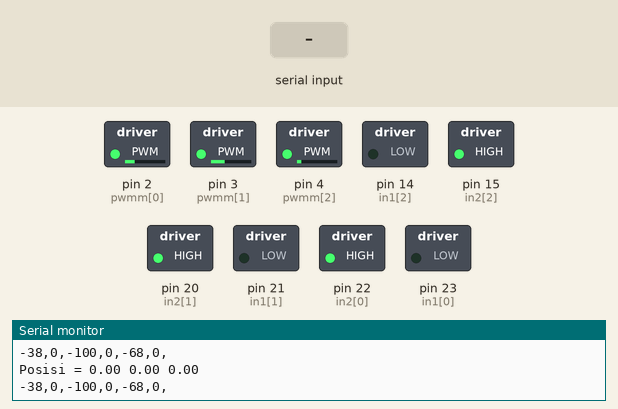
Recording of a sketch running on a simulated Arduino Mega 2560, built with avr-gcc and run on an emulated ATmega2560. Parts: switched loads named in the sketch (green lamp = pin HIGH), the last lines printed to the serial monitor. Inputs (shaded band) come from the test bench.

Above: at 7.25 s.
7.3 s: "," received over Serial
At 7.75 s:
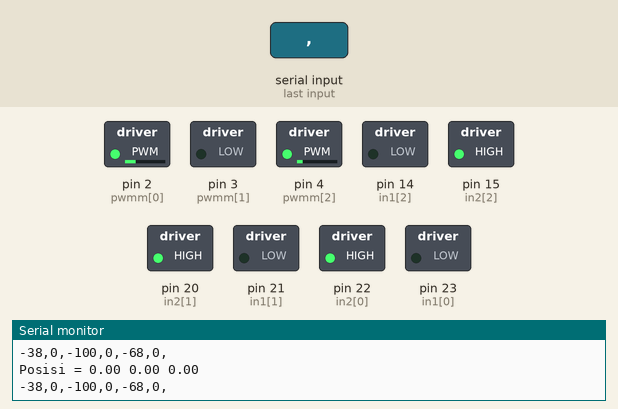
10.3 s: "90,45,200\n" received over Serial
At 10.45 s:
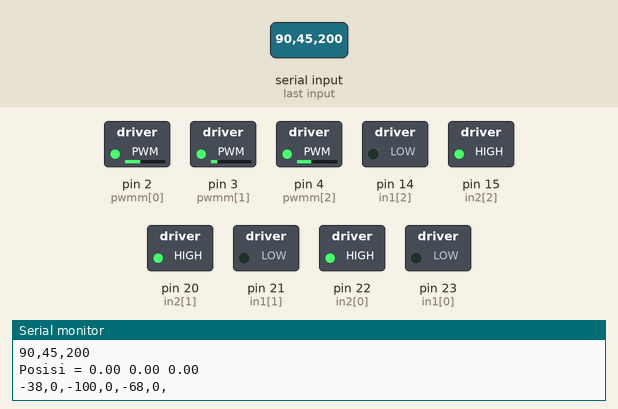
Timing chart, 0 to 25.3 s (numbered marks = the images above; inputs shaded):
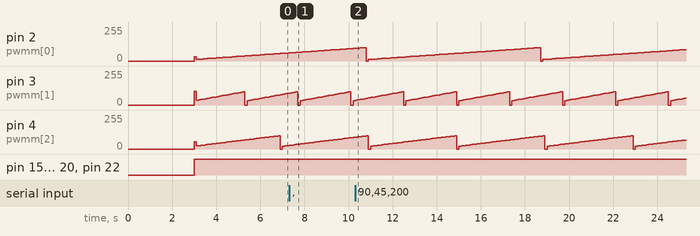

Measured:
- by itself, pin 2 (pwmm[0]): ramps from 0/255 to 100/255 and jumps back, once every 7.9 s
- by itself, pin 3 (pwmm[1]): ramps from 0/255 to 99/255 and jumps back, once every 2.4 s
- by itself, pin 4 (pwmm[2]): ramps from 0/255 to 99/255 and jumps back, once every 4.0 s

The sketch:

B_Cek-3M-POS-ODO-PID-FixInternalTR-1.ino
```cpp
//=============  Var ODOMETRY ==================

int posi0 = 0;
int posi1 = 0;
int posi2 = 0;
long milseb = 0;
float q = 0;
float w = 0;
float s = 0, thet = 0;
float xx = 0,yy = 0,tt = 0;
const char* aa1;
long prevT = 0;
int posPrev[] = {0,0,0};
int dones=0;

//=========== VAR MOTOR & CONTROL =============

//Urutan Array Motor [] = {Kiri, Kanan, Belakang}
const int enca[] = {9,11,26};             //Encoder A
const int encb[] = {10,12,27};            //Encoder B
const int pwmm[] = {2,3,4};               //PWM Motor
const int in1[] = {23,21,14};             //Input B Driver Motor
const int in2[] = {22,20,15};             //Input A Driver Motor

//=========== VAR RELAY =============
const int RLY1=5, RLY2=6, RLY3=7, RLY4=8;
//RLY1 = 12V to Boost Converter       (Active High)
//RLY2 = Boost Converter to Capacitor (Active High)
//RLY3 = Capacitor to Solenoid        (Active Low)
//RLY4 = Motor penggiring             (Active LOW)


float eprev[] = {0,0,0};
float eintg[] = {0,0,0};
float a,b,c,d,e,f,g,h,i,mot0,mot1,mot2;
unsigned long milseb22 = 0, milseb11 = 0;
int pos = 0, pwr, dir, t=0;
int posseb[] = {0,0,0};
float  c_rpm[]= {0,0,0};
const float ppr[] = {133.0 ,137.0 ,133.0};
int target[] = {0,0,0};
const int m[] = {0,1,2};
volatile int posi[] = {0,0,0};
float Ypos = 0, Xpos = 0, Thet = 0;
float kp[] = {0.3,0.3,0.3}, kd[]={0.5,0.7,0.5}, ki[]={0.03,0.03,0.03};
float eeprevx, eeprevy, eeprevt;
float eeintgx, eeintgy, eeintgt;
String dataIn;
String dt[15];
boolean parsing=false;
int ubahRot = 0;
int modes =1;
int kinRot = 0;

float degree(double deg){  //function declaration
 return (deg*22)/(7*180.0);     //calculation for the radian to degree conversion
}

//=========== FUNGSI BACA ENCODER =============
template <int j>
void readEncoder(){
  int b = digitalRead(encb[j]);
  if(b > 0){
    posi[j]++;

  }
  else{
    posi[j]--;

  }
}

void setup() {
    Serial.begin(9600);     //SERIAL MONITOR UTAMA
    Serial1.begin(9600);    //kOMUNIKASI SERIAL MINI PC TO MICROCONTROL
    delay(3000);

    for(int k = 0; k < 3; k++){
      pinMode(enca[k],INPUT_PULLUP);
      pinMode(encb[k],INPUT_PULLUP);
    }
    for(int k = 0; k < 3; k++){
      pinMode(in1[m[k]],OUTPUT);
      pinMode(in2[m[k]],OUTPUT);
    }

    attachInterrupt(digitalPinToInterrupt(enca[m[0]]),readEncoder<0>,RISING);
    attachInterrupt(digitalPinToInterrupt(enca[m[1]]),readEncoder<1>,RISING);
    attachInterrupt(digitalPinToInterrupt(enca[m[2]]),readEncoder<2>,RISING);

}

void loop() {

    //noInterrupts();
    if(modes==2)
    {
      PIDpos(0,0,0,1.3);    //Memanggil fungsi PID Posisi dengan Koreksi ODOMETRY
    }
    else
    {
      if(Serial.available()>0)
      {
        noInterrupts();
        terimadata();
        interrupts();
      }
    }
    //interrupts();
    //kinematikManual(0,400,0,0.5);
    //Serial.println(' ');

            if(dones==0)PIDpos(1000, 0, 180, 1.2);
            if(dones==1)PIDpos(1000, 500, 0, 1.2);
            if(dones==2)PIDpos(0, 0, 90, 1.2);


//=============   ODOMETRY    ==============

    unsigned long mil, mil1, mil2;
    mil = millis();
    mil1 = millis();
    mil2 = millis();

    if(mil2 - milseb >= 100)
    {
      float fa = 0.7;                                 //Variable Pengali yang didapat dari Trial n error terhadap perhitungan odometry dalam milimeter
      for(int k=0; k<3; k++)
      {
        noInterrupts();
        pos = posi[m[k]] - posseb[m[k]];
        c_rpm[k] = ((pos * 10 * 60)/ppr[k]);          //(Perhitungan Encoder(100ms) * 10(variable 100ms * 10 = 1 detik) * 60(RPS to RPM)  / Pulse Per Revolusi)
        posseb[m[k]] = posi[m[k]];

      }

      q = posi[0] - posi0;
      w = posi[1] - posi1;
      s = posi[2] - posi2;
      interrupts();
      q = (q * 2.95) * fa;                            //nilai 2.95 didapat dari (keiling lingkaran  / pulse per revolusi), 1 pulse = 2.95mm
      w = (w * 2.88) * fa;                            //nilai 2.88 didapat dari (keiling lingkaran  / pulse per revolusi), 1 pulse = 2.88mm
      s = (s * 2.97) * fa;                            //nilai 2.97 didapat dari (keiling lingkaran  / pulse per revolusi), 1 pulse = 2.97mm
                                                      //Dalam Kenyataannya PPR tiap Motor bisa berbeda-beda harus menyesuaikan dengan kondisi yang nyata
      posi0 = posi[0];
      posi1 = posi[1];
      posi2 = posi[2];

//=============   Forward Kinematik Odometry    ==============

      double vv1 = (0.866*q) - (0.866*w) + (0*s);
      double vv2 = -(0.5*q) - (0.5*w) + (1*s);
      double vv3 = -(q + w + s)/3;

//=============   Matrix Rotasi Odometry    ==============

      double bun = ((-((q/0.7) + (w/0.7) + (s/0.7))) * 120) / 1256;
      thet = thet + bun;
      float ypos = (cos(degree(thet))*vv1) + (-sin(degree(thet))*vv2);
      float xpos = (sin(degree(thet))*vv1) + (cos(degree(thet))*vv2);


      ypos = ypos + yy;
      xpos = xpos + xx;

      Ypos = ypos;
      Xpos = xpos;
      Thet = thet;

      Serial.print("Posisi = ");
      Serial.print(Ypos);
      Serial.print(" ");
      Serial.print(Xpos);
      Serial.print(" ");
      Serial.print(Thet);
      Serial.print(" ");

      xx = xpos;
      yy = ypos;


      Serial.println();


      for(int k=0; k<3; k++)
      {
        PID(c_rpm[k], k);
      }

      Serial.println("");
      milseb = mil2;
    }

}

//=============   Fungsi PID RPM Motor    ==============
void PID(int inp, int qw){

    if(target[qw]>0)
    {
      digitalWrite(in1[m[qw]],HIGH);
      digitalWrite(in2[m[qw]],LOW);
    }

    else if(target[qw]<0)
    {
      digitalWrite(in1[m[qw]],LOW);
      digitalWrite(in2[m[qw]],HIGH);
    }
    else
    {
      digitalWrite(in1[m[qw]],LOW);
      digitalWrite(in2[m[qw]],LOW);
    }

    int e = target[qw] - inp;
    float dedt = (e-eprev[qw]);
    eintg[qw] = eintg[qw] + e ;

    if(target[qw]<0 && eintg[qw]>0){eintg[qw] = eintg[qw] * -1;}
    if(target[qw]>0 && eintg[qw]<0){eintg[qw] = eintg[qw] * -1;}

    float u = kp[qw]*e + kd[qw]*dedt + ki[qw]*eintg[qw];
    eprev[qw] = e;

    pwr = (int) abs(u);
    if (pwr <=0 ) pwr = 0;
    if (pwr >= 255){ pwr = 254;}
    if (pwr > 100 && abs(eintg[qw]) > 1500){eintg[qw]=0; pwr=0;}

    if(target[qw]>0)
    {
      if(target[qw]<inp-30)
      {
        pwr = 0;
      }
    }

    if(target[qw]<0)
    {
      if(target[qw]>inp+30)
      {
        pwr = 0;
      }
    }

    if(target[qw]==0){analogWrite(pwmm[m[qw]], 0);}
    else {analogWrite(pwmm[m[qw]], pwr);}
    Serial.print(target[qw]);
    Serial.print(',');
    Serial.print(inp);
    Serial.print(',');

}


//=============   kinematik Rot sebagai percobaan tanpa matrix rotasi.    ==============
void kinematikNoRot(float x, float y, float thet, float spd){
  kinRot=1;
//      x = (x / sec);
//      y = (y / sec);
//    float  x1 = (x/376.8)*60;
//    float  y1 = (y/376.8)*60;
    float tt1 = ((((thet * 1256)/120)*3)*0.7);
   //   float tt1 = thet * 15;
    float  Xpos = x ;
    float  Ypos = y ;

      a = -0.33;  b = 0.577;   c = 0.33;
      d = -0.33;  e = -0.577;  f = 0.33;
      g = 0.67;   h = 0;       i = 0.33;

        mot0 = (a*Xpos* spd + b*Ypos* spd  + c*tt1* spd);
        mot1 = (d*Xpos* spd + e*Ypos* spd  + f*tt1* spd);
        mot2 = (g*Xpos* spd + h*Ypos* spd  + i*tt1* spd);

float variableMax = 1.00;
float maxRPM = 100.00;

 target[0] = mot0;
 target[1] = mot1;
 target[2] = mot2;
int Target[] = {abs(target[0]), abs(target[1]), abs(target[2])};


if(Target[0]>maxRPM){
    if(Target[0]>=Target[1] && Target[0]>=Target[2]){
        variableMax = (maxRPM/Target[0]);
      }
  }
if(Target[1]>maxRPM){
    if(Target[1]>=Target[0] && Target[1]>=Target[2]){
        variableMax = (maxRPM/Target[1]);
      }
  }
if(Target[2]>maxRPM){
    if(Target[2]>=Target[1] && Target[2]>=Target[0]){
        variableMax = (maxRPM/Target[2]);
      }
  }

target[0] = target[0] * variableMax;
target[1] = target[1] * variableMax;
target[2] = target[2] * variableMax;

//        Serial.print("Target = ");
//        Serial.print(target[0]);
//        Serial.print(" ");
//        Serial.print(target[1]);
//        Serial.print(" ");
//        Serial.print(target[2]);
//        Serial.println(" ");

//        Serial.print("Target RPM = ");
//          for(int qw=0; qw<3; qw++){
//               if(target[qw]>0){
//                digitalWrite(in1[m[qw]],HIGH);
//                digitalWrite(in2[m[qw]],LOW);
//                }
//
//               else if(target[qw]<0){
//                digitalWrite(in1[m[qw]],LOW);
//                digitalWrite(in2[m[qw]],HIGH);
//                }
//               else{
//                digitalWrite(in1[m[qw]],LOW);
//                digitalWrite(in2[m[qw]],LOW);
//                }
//                pwr = (int) abs(target[qw]);
//                if (pwr <=0 ) pwr = 0;
//                if (pwr >= 255){ pwr = 254;}
//                analogWrite(pwm[m[qw]], pwr);
//        Serial.print(pwr);
//          }
//
//
//        Serial.println(" ");

  }

void kinematik(float x, float y, float thet, float spd){
  kinRot=0;

//      x = (x / sec);
//      y = (y / sec);
//      //thet
//
//    float  x1 = (x/376.8)*60;
//    float  y1 = (y/376.8)*60;
    float tt1 = ((((thet * 1256)/120)*3)*0.7);
   //   float tt1 = thet * 15;
    float  x1 = x * spd;
    float  y1 = y * spd;

      a = -0.33;  b = 0.577;   c = 0.33;
      d = -0.33;  e = -0.577;  f = 0.33;
      g = 0.67;   h = 0;       i = 0.33;


float Ypos = (cos(degree(Thet))*y) + (sin(degree(Thet))*x);
float Xpos = (-sin(degree(Thet))*y) + (cos(degree(Thet))*x);

        mot0 = (a*Xpos* spd + b*Ypos* spd  + c*tt1* spd);
        mot1 = (d*Xpos* spd + e*Ypos* spd  + f*tt1* spd);
        mot2 = (g*Xpos* spd + h*Ypos* spd  + i*tt1* spd);

float variableMax = 1.00;
float maxRPM = 100.00;

 target[0] = mot0;
 target[1] = mot1;
 target[2] = mot2;
int Target[] = {abs(target[0]), abs(target[1]), abs(target[2])};


if(Target[0]>maxRPM){
    if(Target[0]>=Target[1] && Target[0]>=Target[2]){
        variableMax = (maxRPM/Target[0]);
      }
  }
if(Target[1]>maxRPM){
    if(Target[1]>=Target[0] && Target[1]>=Target[2]){
        variableMax = (maxRPM/Target[1]);
      }
  }
if(Target[2]>maxRPM){
    if(Target[2]>=Target[1] && Target[2]>=Target[0]){
        variableMax = (maxRPM/Target[2]);
      }
  }

target[0] = target[0] * variableMax;
target[1] = target[1] * variableMax;
target[2] = target[2] * variableMax;

//        Serial.print(target[0]);
//        Serial.print(" ");
//        Serial.print(target[1]);
//        Serial.print(" ");
//        Serial.print(target[2]);
//        Serial.println(" ");

  }

void kinematikManual(float x, float y, float thet, float spd){
  kinRot=0;

//      x = (x / sec);
//      y = (y / sec);
//      //thet
//
//    float  x1 = (x/376.8)*60;
//    float  y1 = (y/376.8)*60;
    float tt1 = ((((thet * 1256)/120)*3)*0.7);
   //   float tt1 = thet * 15;
//    float  Xpos = x * spd;
//    float  Ypos = y * spd;

      a = -0.33;  b = 0.577;   c = 0.33;
      d = -0.33;  e = -0.577;  f = 0.33;
      g = 0.67;   h = 0;       i = 0.33;


float Ypos = (cos(degree(thet))*y) + (sin(degree(thet))*x);
float Xpos = (-sin(degree(thet))*y) + (cos(degree(thet))*x);

        mot0 = (a*Xpos* spd + b*Ypos* spd  + c*tt1* spd);
        mot1 = (d*Xpos* spd + e*Ypos* spd  + f*tt1* spd);
        mot2 = (g*Xpos* spd + h*Ypos* spd  + i*tt1* spd);

float variableMax = 1.00;
float maxRPM = 130.00;

 target[0] = mot0;
 target[1] = mot1;
 target[2] = mot2;
int Target[] = {abs(target[0]), abs(target[1]), abs(target[2])};


if(Target[0]>maxRPM){
    if(Target[0]>=Target[1] && Target[0]>=Target[2]){
        variableMax = (maxRPM/Target[0]);
      }
  }
if(Target[1]>maxRPM){
    if(Target[1]>=Target[0] && Target[1]>=Target[2]){
        variableMax = (maxRPM/Target[1]);
      }
  }
if(Target[2]>maxRPM){
    if(Target[2]>=Target[1] && Target[2]>=Target[0]){
        variableMax = (maxRPM/Target[2]);
      }
  }

target[0] = target[0] * variableMax;
target[1] = target[1] * variableMax;
target[2] = target[2] * variableMax;


//        Serial.print("Target RPM = ");
//        Serial.print(target[0]);
//        Serial.print(" ");
//        Serial.print(target[1]);
//        Serial.print(" ");
//        Serial.print(target[2]);
//        Serial.println(" ");

  }

void PIDpos(int y,int x, int thet, float speedd){
  float kpP = 0.07;

  int errx = x - Xpos;
  int erry = y - Ypos;
  int errthet = thet - Thet;
//Serial.print(errx);
//Serial.print(" - ");
//Serial.print(erry);
//Serial.print(" - ");
  float ux = kpP*errx;
  float uy = kpP*erry;
  float uthet = -(kpP*errthet);
//Serial.print(" Kinematik = ");
//Serial.print(ux);
//Serial.print(" - ");
//Serial.print(uy);
//Serial.print(" - ");
//Serial.print(uthet);
//Serial.print(" - ");


//if(x>0){
//     if(x<Xpos){
//        kinematik(0, 0, 0, 0);
//      }
//  }


  if(errx<30 && errx>-30 && erry<30 && erry>-30 && errthet<12 && errthet>-12 ){
      kinematik(0, 0, 0, 0);
      //delay(2000);
      modes=1;
      dones=1;
//      job = 1;
//      if(job == 2) job =3;
//      if (job == 1)conjob =1;


    }

  else{
    if(errx>400 && erry>400 && errx>0 && erry>0 ){
    //  Serial.println("non");
      kinematik(ux, uy, 0, speedd);
    }
    else {
    //    Serial.println("yes");
      kinematik(ux, uy, uthet, speedd);}

  }
  }

void terimadata(){
  // ############### nextion ##########
  if(Serial.available()>0)
  {
    char inChar = (char)Serial.read();
    Serial.print(inChar);
    dataIn += inChar;
  //  Serial.print(dataIn);
    if (inChar == '}')
    {
      parsing = true;
    }
  }
  if (parsing){
    parsingData();
    //Serial.flush();
    parsing = false;
    dataIn = "";
  }
}

void parsingData()
{
  int j=0;
  int i=0;

  dt[j]="";
  for (i=0;i<dataIn.length();i++)
  {
    if (dataIn[i] == ',')
    {
      j++;
      dt[j]="";
    //delay(10);
    }
    else
    {
      dt[j] = dt[j] + dataIn[i];
    }
  }
  // Konversi nilai data string menjadi integer
  int mode=dt[0].toInt();
  int Xx=dt[1].toInt();
  int Yy=dt[2].toInt();
  int Tt=dt[3].toInt();
  int Spd=dt[4].toInt();
  float Spd1 = Spd / 10.00;

//  float ttt = ((((Tt * 1256)/120)*3)*0.7);
  if(mode==1 || mode==0){
      kinematikManual(Xx, Yy, Tt, Spd1);
    }
  else if(mode==2){
     if(dones==0){
      PIDpos(Yy, Xx, Tt, Spd1);
      modes=2;
     }
    }
  if(mode==3){
      kinematikNoRot(Xx, Yy, Tt, Spd1);
    }
//  String PP = (String)mode;
//  PP = PP + ',';
//  PP = PP + Yy;
//  PP = PP + ',';
//  PP = PP + Xx;
//  PP = PP + ',';
//  PP = PP + Tt;
//  PP = PP + ',';
//  PP = PP + Spd;
//  PP = PP + '}';
//  Serial.println(PP);
//  Serial1.println(PP);

     Serial.print("Mode = ");
     Serial.println(mode);
     Serial.print("Yy = ");
     Serial.println(Yy);
     Serial.print("Xx = ");
     Serial.println(Xx);
     Serial.print("Tt = ");
     Serial.println(Tt);
     Serial.print("Spd = ");
     Serial.println(Spd);


}
```
